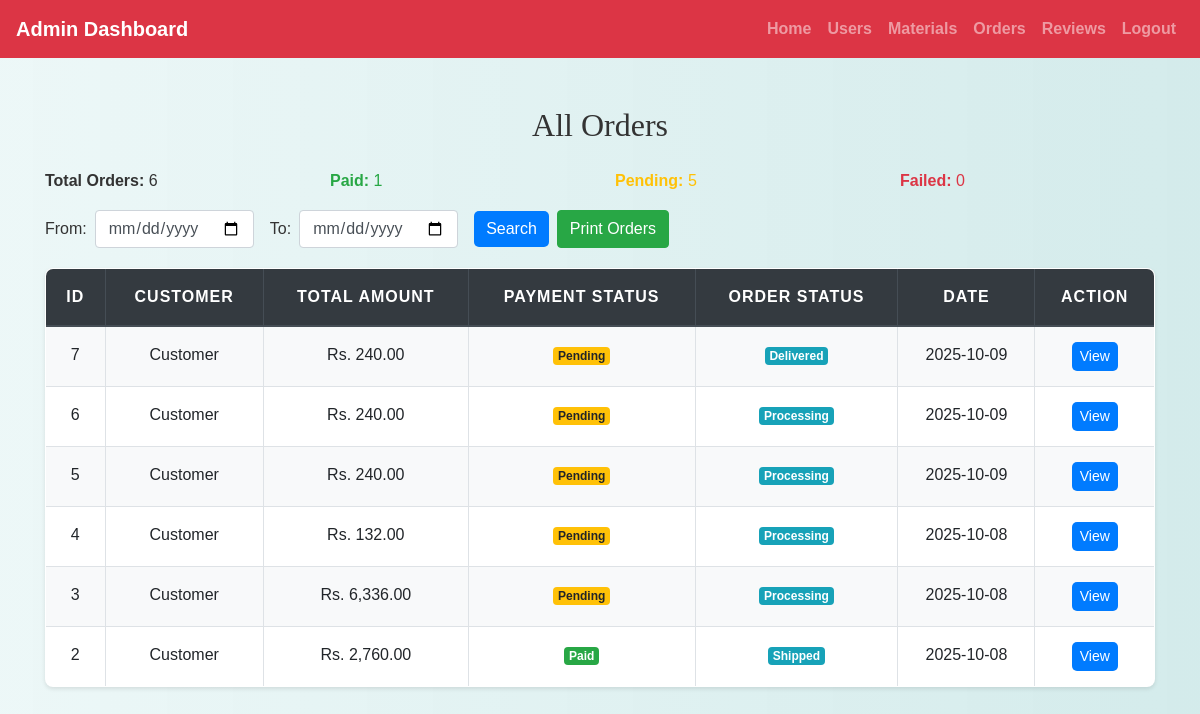
Screenshot of /admin/view_orders.php (signed in) with the database file from the repository.
### tables this page shows
CREATE TABLE `orders` (
  `order_id` int(11) NOT NULL,
  `id` int(11) NOT NULL,
  `total_amount` decimal(10,2) NOT NULL,
  `payment_status` enum('paid','pending','failed') DEFAULT 'pending',
  `order_status` enum('processing','shipped','delivered','cancelled') DEFAULT 'processing',
  `location` varchar(255) NOT NULL,
  `created_at` timestamp NOT NULL DEFAULT current_timestamp()
);

CREATE TABLE `users` (
  `id` int(11) NOT NULL,
  `name` varchar(100) NOT NULL,
  `email` varchar(100) NOT NULL,
  `password` varchar(255) NOT NULL,
  `role` enum('wholesaler','retailer','customer') NOT NULL,
  `status` enum('approved','pending','rejected') DEFAULT 'approved',
  `phone` varchar(20) DEFAULT NULL,
  `address` text DEFAULT NULL,
  `created_at` timestamp NOT NULL DEFAULT current_timestamp()
);

### admin/view_orders.php (the view, shortened to what this page needs)
<?php
include('config.php');
$where = "";
$query = "
    SELECT o.*, u.name AS customer_name,
    (SELECT COUNT(*) FROM order_items oi WHERE oi.order_id = o.order_id) AS item_count,
    (SELECT COUNT(*) FROM payments p WHERE p.order_id = o.order_id) AS payment_count
    FROM orders o
    JOIN users u ON o.id = u.id
    $where
    ORDER BY o.order_id DESC
";
$result = mysqli_query($conn, $query);
$total_orders = mysqli_fetch_assoc(mysqli_query($conn, "SELECT COUNT(*) as total FROM orders"))['total'];
$total_paid = mysqli_fetch_assoc(mysqli_query($conn, "SELECT COUNT(*) as total FROM orders WHERE payment_status='paid'"))['total'];
$total_pending = mysqli_fetch_assoc(mysqli_query($conn, "SELECT COUNT(*) as total FROM orders WHERE payment_status='pending'"))['total'];
$total_failed = mysqli_fetch_assoc(mysqli_query($conn, "SELECT COUNT(*) as total FROM orders WHERE payment_status='failed'"))['total'];
?>
<!DOCTYPE html>
<html>
<head>
    <link rel="stylesheet" href="https://maxcdn.bootstrapcdn.com/bootstrap/4.5.2/css/bootstrap.min.css">
    <link rel="stylesheet" href="../css/style.css">
</head>
<body>
<?php include('admin_navbar.php'); ?>
<div class="container mt-5">
    <h2 class="mb-4">All Orders</h2>
    <div class="row mb-3">
        <div class="col-md-3"><strong>Total Orders:</strong> <?= $total_orders ?></div>
        <div class="col-md-3 text-success"><strong>Paid:</strong> <?= $total_paid ?></div>
        <div class="col-md-3 text-warning"><strong>Pending:</strong> <?= $total_pending ?></div>
        <div class="col-md-3 text-danger"><strong>Failed:</strong> <?= $total_failed ?></div>
    </div>
    <form method="GET" class="form-inline mb-3">
        <label class="mr-2">From:</label>
        <input type="date" name="from_date" class="form-control mr-3" value="<?= $_GET['from_date'] ?? '' ?>">
        <label class="mr-2">To:</label>
        <input type="date" name="to_date" class="form-control mr-3" value="<?= $_GET['to_date'] ?? '' ?>">
        <button type="submit" class="btn btn-primary mr-2">Search</button>
        <button type="button" class="btn btn-success" onclick="printTable()">Print Orders</button>
    </form>
    <table class="table table-bordered table-striped" id="orderTable">
        <thead class="thead-dark">
            <tr>
                <th>ID</th>
                <th>Customer</th>
                <th>Total Amount</th>
                <th>Payment Status</th>
                <th>Order Status</th>
                <th>Date</th>
                <th>Action</th>
            </tr>
        </thead>
        <tbody>
        <?php while($row = mysqli_fetch_assoc($result)): ?>
            <tr>
                <td><?= $row['order_id'] ?></td>
                <td><?= htmlspecialchars($row['customer_name']) ?></td>
                <td>Rs. <?= number_format($row['total_amount'], 2) ?></td>
                <td>
                    <span class="badge badge-<?=
                        $row['payment_status'] == 'paid' ? 'success' :
                        ($row['payment_status'] == 'pending' ? 'warning' : 'danger') ?>">
                        <?= ucfirst($row['payment_status']) ?>
                    </span>
                </td>
                <td>
                    <span class="badge badge-info"><?= ucfirst($row['order_status']) ?></span>
                </td>
                <td><?= date('Y-m-d', strtotime($row['created_at'])) ?></td>
                <td>
                    <a href="order_details.php?id=<?= $row['order_id'] ?>" class="btn btn-sm btn-primary">View</a>
                </td>
            </tr>
        <?php endwhile; ?>
        </tbody>
    </table>
</div>
</body>
</html>

### css/style.css (style rules this page uses)
body { background: linear-gradient(90deg, rgba(233, 246, 246, 0.831), rgba(207, 233, 233, 0.9)); font-family: 'Arial', sans-serif; color: #333; line-height: 1.6; }
h1, h2, h3, h4 { text-align: center; margin-top: 30px; margin-bottom: 30px; font-family: 'Georgia', serif; }
.container { margin-bottom: 40px; }
.table { width: 100%; border-collapse: collapse; margin-top: 20px; font-size: 16px; background-color: #ffffff; border-radius: 8px; overflow: hidden; box-shadow: 0 2px 4px rgba(0, 0, 0, 0.1); }
.table th, .table td { padding: 15px; border: 1px solid #dee2e6; text-align: center; }
.table thead th { background-color: #004d4d; color: white; font-weight: bold; text-transform: uppercase; letter-spacing: 1px; }
.table tbody tr:nth-child(odd) { background-color: #f8f9fa; }
.btn-primary { color: #fff; border: none; border-radius: 5px; cursor: pointer; transition: background-color 0.3s ease; }
a { color: #006666; text-decoration: none; font-weight: bold; }

### rows the page displays
orders: order_id "7", id.name "Customer", total_amount "240.00", payment_status "Pending", order_status "Delivered", created_at "2025-10-09"
orders: order_id "6", id.name "Customer", total_amount "240.00", payment_status "Pending", order_status "Processing", created_at "2025-10-09"
orders: order_id "5", id.name "Customer", total_amount "240.00", payment_status "Pending", order_status "Processing", created_at "2025-10-09"
orders: order_id "4", id.name "Customer", total_amount "132.00", payment_status "Pending", order_status "Processing", created_at "2025-10-08"
orders: order_id "3", id.name "Customer", total_amount "6,336.00", payment_status "Pending", order_status "Processing", created_at "2025-10-08"
orders: order_id "2", id.name "Customer", total_amount "2,760.00", payment_status "Paid", order_status "Shipped", created_at "2025-10-08"

### other values shown
$total_orders "6"
$total_paid "1"
$total_pending "5"
$total_failed "0"
